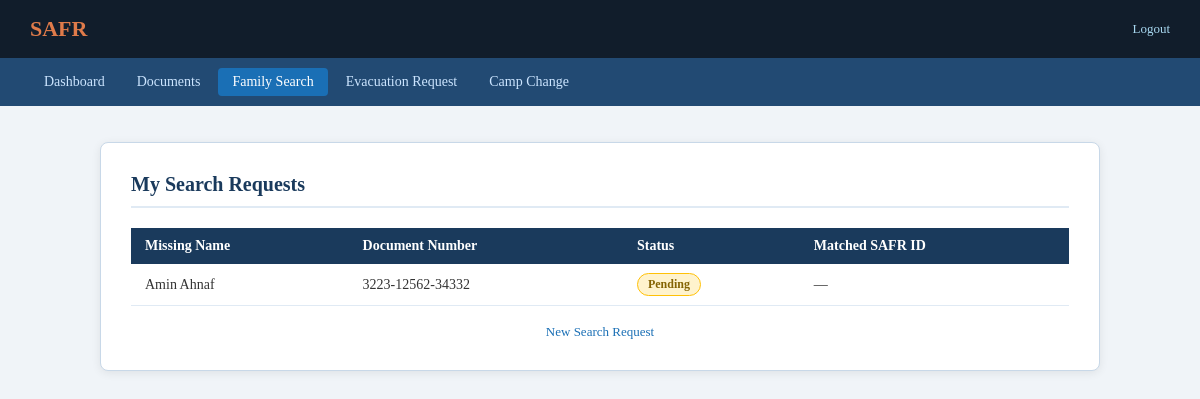
The page /SAFR/Refugeedashboard/submit.php (signed in) on the database its author committed.
### tables this page shows
CREATE TABLE `search_req` (
  `Safr_id` varchar(20) NOT NULL,
  `Status` tinyint(1) DEFAULT 0,
  `Missing_Name` varchar(100) DEFAULT NULL,
  `Doc_number` varchar(50) NOT NULL,
  `Match_Safr_id` varchar(20) DEFAULT NULL
);

### SAFR/Refugeedashboard/submit.php (the view, shortened to what this page needs)
<?php
include("../dbconnect.php");
$safr_id = $_SESSION['safr_id'];
$sql = "SELECT * FROM search_req WHERE Safr_id ='$safr_id'";
$result = mysqli_query($conn, $sql);
?>
<!DOCTYPE html>
<html lang="en">
<head>
    <link href="../css/safr.css" rel="stylesheet">
</head>
<body>
<div class="safr-topbar">
    <a href="refugee_dashboard.php" class="brand">SAFR</a>
    <div class="topbar-right"><a href="refugee_logout.php">Logout</a></div>
</div>
<div class="safr-nav">
    <a href="refugee_dashboard.php">Dashboard</a>
    <a href="see_documents.php">Documents</a>
    <a href="family_Search.php" class="active">Family Search</a>
    <a href="evac_rec.php">Evacuation Request</a>
    <a href="camp_change.php">Camp Change</a>
</div>
<div class="safr-container wide">
    <h2>My Search Requests</h2>
    <?php if(mysqli_num_rows($result) > 0): ?>
    <table class="safr-table">
        <thead>
            <tr>
                <th>Missing Name</th>
                <th>Document Number</th>
                <th>Status</th>
                <th>Matched SAFR ID</th>
            </tr>
        </thead>
        <tbody>
        <?php while($row = mysqli_fetch_assoc($result)): ?>
        <tr>
            <td><?php echo $row['Missing_Name']; ?></td>
            <td><?php echo $row['Doc_number']; ?></td>
            <td>
                <?php if($row['Status'] == 0): ?>
                    <span class="badge badge-pending">Pending</span>
                <?php else: ?>
                    <span class="badge badge-accepted">Found</span>
                <?php endif; ?>
            </td>
            <td><?php echo $row['Status'] == 0 ? '—' : $row['Match_Safr_id']; ?></td>
        </tr>
        <?php endwhile; ?>
        </tbody>
    </table>
    <?php else: ?>
        <p style="color:#666;">No search requests submitted yet.</p>
    <?php endif; ?>
    <div class="note" style="margin-top:18px;">
        <a href="family_Search.php">New Search Request</a>
    </div>
</div>
</body>
</html>

### SAFR/css/safr.css (style rules this page uses)
*, *::before, *::after { box-sizing: border-box; margin: 0; padding: 0; }
body { font-family: Georgia, serif; background: #f0f4f8; color: #333; }
.safr-topbar { background: #111d2b; color: white; padding: 16px 30px; display: flex; justify-content: space-between; align-items: center; }
.safr-topbar .brand { font-size: 22px; font-weight: bold; color: #e07b4a; text-decoration: none; }
.safr-topbar .topbar-right { font-size: 13px; color: #a8d8f0; }
.safr-topbar .topbar-right a { color: #a8d8f0; text-decoration: none; margin-left: 16px; }
.safr-nav { background: #224a73; padding: 10px 30px; display: flex; gap: 4px; flex-wrap: wrap; }
.safr-nav a { color: #cce5ff; text-decoration: none; font-size: 14px; padding: 6px 14px; border-radius: 4px; }
.safr-nav a.active { background: #1a6fb5; color: white; }
.safr-container { max-width: 800px; margin: 36px auto; background: white; padding: 30px; border-radius: 8px; border: 1px solid #c8d8e8; box-shadow: 0 2px 10px rgba(0,0,0,0.08); }
.safr-container.wide { max-width: 1000px; }
.safr-container h2 { color: #1a3a5c; margin-top: 0; margin-bottom: 20px; border-bottom: 2px solid #e0eaf4; padding-bottom: 10px; font-size: 20px; }
.safr-table { width: 100%; border-collapse: collapse; margin-top: 10px; font-size: 14px; }
.safr-table th { background: #1a3a5c; color: white; padding: 10px 14px; text-align: left; font-weight: 600; }
.safr-table td { padding: 9px 14px; border-bottom: 1px solid #e0eaf4; color: #333; }
.badge { display: inline-block; padding: 3px 10px; border-radius: 12px; font-size: 12px; font-weight: bold; }
.badge-pending { background: #fff3cd; color: #856404; border: 1px solid #ffc107; }
.note { text-align: center; margin-top: 14px; font-size: 13px; color: #666; }
.note a { color: #1a6fb5; text-decoration: none; }

### rows shown on the page
search_req: Missing_Name "Amin Ahnaf", Doc_number "3223-12562-34332", Status "Pending"
